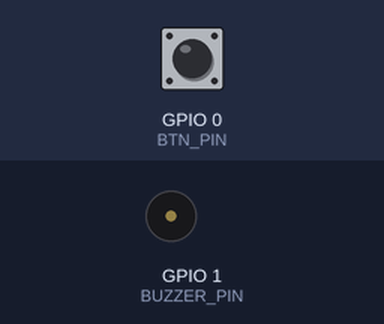
This sketch was run on a simulated ESP32-C3. On the bench: buzzer (waves = sounding, pin HIGH). The inputs (shaded band) are chosen by the test bench; at power-on: GPIO 0 (BTN_PIN) HIGH. WiFi joins after 1.5 s; servers stay silent unless stated; no radio packets arrive unless stated; pins used as bus, display or sensor lines are not drawn; what the sketch prints to the serial monitor is not drawn.

Above: at 4.9 s.
5.0 s: GPIO 0 (BTN_PIN) pulled LOW for 1 s
At 5.77 s:
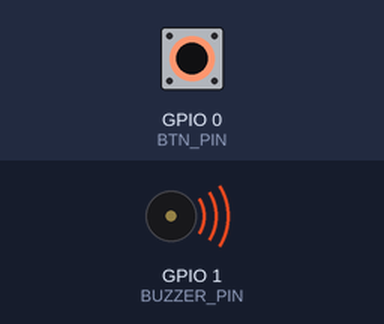
10.6 s: GPIO 0 (BTN_PIN) pulsed LOW 2 times (0.12 s each, 0.3 s apart)
At 12.8 s:
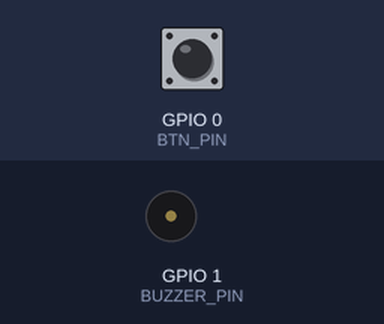
13.1 s: GPIO 0 (BTN_PIN) pulsed LOW 5 times (0.12 s each, 0.3 s apart)
At 15.07 s:
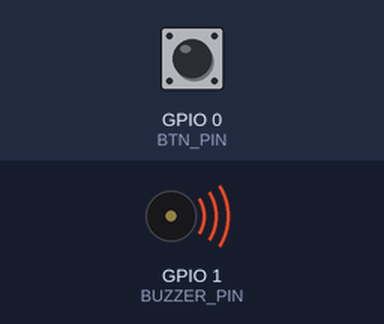
Timing chart, 0 to 16.7 s (numbered marks = the images above; inputs shaded):
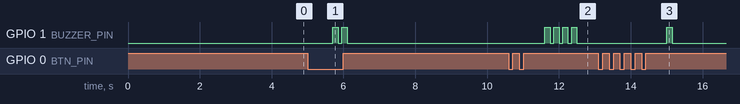

The sketch:

RECEIVER_ESP32C3_TFT.ino
```cpp
// =====================================================
// HERMES SATELLITE RECEIVER — HEADLESS GATEWAY VERSION
// ESP32-C3 + LoRa + WiFi + Firebase (No Screen)
// =====================================================

#include <SPI.h>
#include <LoRa.h>
#include <WiFi.h>
#include <HTTPClient.h>

// =====================================================
// WIFI + FIREBASE CONFIGURATION
// =====================================================
const char* WIFI_SSID     = "Shreyansh";
const char* WIFI_PASS     = "infinity";

// Firebase RTDB URL Node Configuration
const char* FIREBASE_URL  = "https://hermes-5aea5-default-rtdb.asia-southeast1.firebasedatabase.app/gps.json";

// =====================================================
// ESP32-C3 PINOUT SPECIFICATION (SPI for LoRa Only)
// =====================================================
#define SPI_SCK    4
#define SPI_MISO   5
#define SPI_MOSI   6

#define LORA_CS    7
#define LORA_RST   3
#define LORA_DIO0  2

#define BTN_PIN    0
#define BUZZER_PIN 1

// =====================================================
// SENSOR SCALE FACTORS
// =====================================================
#define GYRO_SCALE   131.0f
#define ACCEL_SCALE  16384.0f

// =====================================================
// TELEMETRY STORAGE STRUCTURE
// =====================================================
struct Telemetry {
  float temp     = 0.0;
  float pressure = 0.0;
  float altitude = 0.0;

  float ax = 0.0;
  float ay = 0.0;
  float az = 0.0;

  float gx = 0.0;
  float gy = 0.0;
  float gz = 0.0;

  float lat = 0.0;
  float lon = 0.0;
  float gpsAlt = 0.0;

  String event = "NORMAL";
  int rssi = 0;
};

Telemetry tel;

// =====================================================
// CORE SYSTEM TIMERS & STATE MANAGEMENT
// =====================================================
bool wifiOK  = false;
String satStatus = "NORMAL";

unsigned long lastFirebaseUpload = 0;
#define UPLOAD_INTERVAL 1000 // Stream up to once per second

#define CLICK_WINDOW 700
unsigned long lastPress = 0;
int pressCount = 0;
bool prevBtn = HIGH;

// =====================================================
// OPTIMIZED STRING CSV EXTRACTION PARSER
// =====================================================
String getVal(String& s, int idx) {
  int found = 0;
  int prev  = 0;
  for (int i = 0; i <= s.length(); i++) {
    if (i == s.length() || s[i] == ',') {
      if (found == idx) {
        return s.substring(prev, i);
      }
      found++;
      prev = i + 1;
    }
  }
  return "0";
}

void parseCSV(String& csv, int rssi) {
  tel.temp     = getVal(csv, 0).toFloat();
  tel.pressure = getVal(csv, 1).toFloat();
  tel.altitude = getVal(csv, 2).toFloat();

  tel.ax = getVal(csv, 3).toFloat() / ACCEL_SCALE;
  tel.ay = getVal(csv, 4).toFloat() / ACCEL_SCALE;
  tel.az = getVal(csv, 5).toFloat() / ACCEL_SCALE;

  tel.gx = getVal(csv, 6).toFloat() / GYRO_SCALE;
  tel.gy = getVal(csv, 7).toFloat() / GYRO_SCALE;
  tel.gz = getVal(csv, 8).toFloat() / GYRO_SCALE;

  tel.lat    = getVal(csv, 9).toFloat();
  tel.lon    = getVal(csv, 10).toFloat();
  tel.gpsAlt = getVal(csv, 11).toFloat();

  tel.event  = getVal(csv, 12);
  tel.event.trim();

  tel.rssi   = rssi;
}

// =====================================================
// NON-BLOCKING CLOUD SYNCHRONIZATION (HTTP PATCH)
// =====================================================
void uploadLiveTelemetry() {
  if (!wifiOK || WiFi.status() != WL_CONNECTED) return;

  HTTPClient http;
  http.begin(FIREBASE_URL);
  http.addHeader("Content-Type", "application/json");
  http.addHeader("Connection", "keep-alive");

  String currentStatus = (satStatus != "NORMAL") ? satStatus : tel.event;

  String json = "{";
  json += "\"lat\":" + String(tel.lat, 6) + ",";
  json += "\"lon\":" + String(tel.lon, 6) + ",";
  json += "\"alt\":" + String(tel.altitude, 2) + ",";
  json += "\"temp\":\"" + String(tel.temp, 2) + "\",";
  json += "\"press\":\"" + String(tel.pressure, 2) + "\",";
  json += "\"accel\":\"" + String(tel.ax, 3) + "/" + String(tel.ay, 3) + "/" + String(tel.az, 3) + "\",";
  json += "\"gyro\":\"" + String(tel.gx, 2) + "/" + String(tel.gy, 2) + "/" + String(tel.gz, 2) + "\",";
  json += "\"status\":\"" + currentStatus + "\",";
  json += "\"rssi\":" + String(tel.rssi) + ",";
  json += "\"timestamp\":" + String(millis()) + ",";
  json += "\"readableTime\":\"Gateway Update\"";
  json += "}";

  int httpResponseCode = http.PATCH(json);

  if (httpResponseCode > 0) {
    Serial.printf("[CLOUD] Sync OK [%d]\n", httpResponseCode);
  } else {
    Serial.printf("[CLOUD] Error: %s\n", http.errorToString(httpResponseCode).c_str());
  }
  http.end();
}

// =====================================================
// AUDIO ALERT HARNESS
// =====================================================
void beep(int times) {
  for (int i = 0; i < times; i++) {
    digitalWrite(BUZZER_PIN, HIGH);
    delay(150);
    digitalWrite(BUZZER_PIN, LOW);
    delay(100);
  }
}

// =====================================================
// SETUP LOGIC ROUTINE
// =====================================================
void setup() {
  // Give USB connection time to settle for CDC serial outputs
  delay(2000);
  Serial.begin(115200);

  Serial.println("\n=================================");
  Serial.println("  HERMES HEADLESS GATEWAY ONLINE ");
  Serial.println("=================================");

  pinMode(BTN_PIN, INPUT_PULLUP);
  pinMode(BUZZER_PIN, OUTPUT);
  digitalWrite(BUZZER_PIN, LOW);

  pinMode(LORA_CS, OUTPUT);
  digitalWrite(LORA_CS, HIGH);

  // Initialize Hardware SPI Bus for LoRa Module exclusively
  SPI.begin(SPI_SCK, SPI_MISO, SPI_MOSI);

  // Initialize LoRa Transceiver
  LoRa.setPins(LORA_CS, LORA_RST, LORA_DIO0);
  if (!LoRa.begin(433E6)) {
    Serial.println("[CRITICAL] LoRa Radio Initialization Failed!");
    while (1) {
      digitalWrite(BUZZER_PIN, HIGH); delay(50);
      digitalWrite(BUZZER_PIN, LOW);  delay(50);
    }
  }
  LoRa.setSyncWord(0xF3);
  Serial.println("[RADIO] LoRa Engine Active.");

  // Initialize Wi-Fi Connection
  Serial.println("[NETWORK] Configuring Radio Modules...");
  WiFi.disconnect(true); // Clear older profile states
  delay(200);
  WiFi.mode(WIFI_STA);   // Explicit Station configuration

  Serial.printf("[NETWORK] Attempting Connection to SSID: %s\n", WIFI_SSID);
  WiFi.begin(WIFI_SSID, WIFI_PASS);

  int tries = 0;
  while (WiFi.status() != WL_CONNECTED && tries < 40) {
    delay(500);
    Serial.print(".");
    tries++;
  }
}

// =====================================================
// MAIN EXECUTION LOOP
// =====================================================
void loop() {
  bool hasPacket = false;

  // 1. ASYNCHRONOUS PACKET HARVESTER FROM LORA RADIO
  int pktSize = LoRa.parsePacket();
  if (pktSize) {
    String incoming = "";
    while (LoRa.available()) {
      incoming += (char)LoRa.read();
    }
    Serial.printf("[RADIO] Received Packet -> CSV Payload: %s\n", incoming.c_str());
    parseCSV(incoming, LoRa.packetRssi());
    hasPacket = true;
  }

  // 2. NON-BLOCKING CLOUD UPLOAD CONTROLLER
  if (hasPacket && (millis() - lastFirebaseUpload > UPLOAD_INTERVAL)) {
    uploadLiveTelemetry();
    lastFirebaseUpload = millis();
  }

  // 3. HARDWARE BUTTON STATE MACHINE CONTROLLER
  bool curBtn = (digitalRead(BTN_PIN) == LOW);
  if (curBtn && !prevBtn) {
    unsigned long now = millis();
    if (now - lastPress < CLICK_WINDOW) pressCount++;
    else                                pressCount = 1;
    lastPress = now;
  }
  prevBtn = curBtn;

  if (pressCount > 0 && (millis() - lastPress > CLICK_WINDOW)) {

    // Single-Click: Trigger Manual PRECRASH State Overwrite
    if (pressCount == 1) {
      satStatus = "PRECRASH";
      Serial.println("[STATE] Flag Forced to: PRECRASH");
      beep(2);
      uploadLiveTelemetry();
    }
    // Double-Click: Trigger Manual CRASH State Overwrite
    else if (pressCount == 2) {
      satStatus = "CRASH";
      Serial.println("[STATE] Flag Forced to: CRASH");
      beep(4);
      uploadLiveTelemetry();
    }
    // Triple-Click: Reset Back to Normal Operation Mode
    else if (pressCount >= 3) {
      satStatus = "NORMAL";
      Serial.println("[STATE] Reset complete. Status: NORMAL");
      beep(1);
      uploadLiveTelemetry();
    }
    pressCount = 0;
  }
}
```

Measured:
- after the input at 5.0 s, GPIO 1 (BUZZER_PIN): alternates HIGH for 0.15 s and LOW for 0.10 s, 4 changes in all, then stays LOW, starting after 0.70 s
- after the input at 10.6 s, GPIO 1 (BUZZER_PIN): alternates HIGH for 0.15 s and LOW for 0.10 s, 8 changes in all, then stays LOW, starting after 1.0 s
- after the input at 13.1 s, GPIO 1 (BUZZER_PIN): LOW → HIGH after 1.9 s, → LOW 0.15 s later
